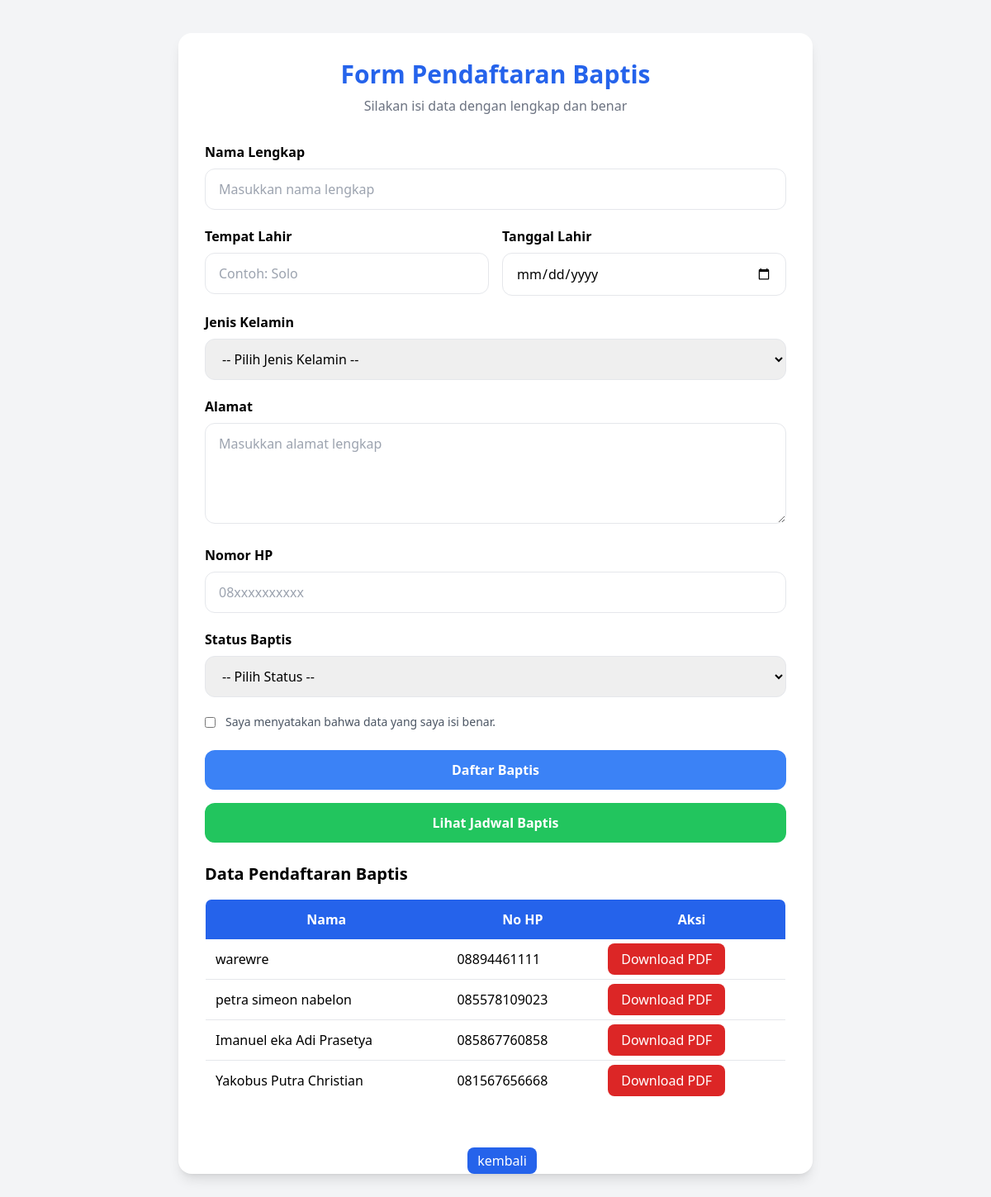
/baptis/ (signed in), run on the app's committed database.
### webgbt/models.py (models this page shows, shortened)
class Baptis(models.Model):
    JENIS_KELAMIN = (
        ('Laki-laki', 'Laki-laki'),
        ('Perempuan', 'Perempuan'),
    )
    STATUS = (
        ('draft', 'Draft'),
        ('diterima', 'Diterima'),
    )
    nama = models.CharField(max_length=100)
    tempat_lahir = models.CharField(max_length=100)
    tanggal_lahir = models.DateField()
    jenis_kelamin = models.CharField(
        max_length=20,
        choices=JENIS_KELAMIN
    )
    alamat = models.TextField()
    no_hp = models.CharField(max_length=15)
    jadwal_baptis = models.DateField(
        null=True,
        blank=True
    )
    lokasi_baptis = models.CharField(
        max_length=200,
        blank=True
    )
    created_at = models.DateTimeField(
        auto_now_add=True
    )
    status = models.CharField(
        max_length=20,
        choices=STATUS,
        default='draft'
    )

### webgbt/views.py (the view, shortened to what this page needs)
# urls.py: path('baptis/', views.baptis, name='baptis'),
@login_required(login_url='login')
def baptis(request):
    data = Baptis.objects.order_by('-id')
    return render(
        request,
        'baptis.html',
        {
            'data': data
        }
    )

### webgbt/templates/baptis.html (shortened to what this page needs)
<!DOCTYPE html>
<html lang="id">
<head>
    <script src="https://cdn.tailwindcss.com"></script>
</head>
<body class="bg-gray-100 py-10">
<div class="max-w-3xl mx-auto bg-white p-8 rounded-2xl shadow-lg">
    <h1 class="text-3xl font-bold text-center text-blue-600 mb-2">
        Form Pendaftaran Baptis
    </h1>
    <p class="text-center text-gray-500 mb-8">
        Silakan isi data dengan lengkap dan benar
    </p>
    <form method="POST" enctype="multipart/form-data">
        <div class="mb-5">
            <label class="block mb-2 font-semibold">
                Nama Lengkap
            </label>
            <input
                type="text"
                name="nama"
                placeholder="Masukkan nama lengkap"
                class="w-full border rounded-xl px-4 py-3 focus:outline-none focus:ring-2 focus:ring-blue-400"
                required>
        </div>
        <div class="grid md:grid-cols-2 gap-4 mb-5">
            <div>
                <label class="block mb-2 font-semibold">
                    Tempat Lahir
                </label>
                <input
                    type="text"
                    name="tempat_lahir"
                    placeholder="Contoh: Solo"
                    class="w-full border rounded-xl px-4 py-3 focus:outline-none focus:ring-2 focus:ring-blue-400"
                    required>
            </div>
            <div>
                <label class="block mb-2 font-semibold">
                    Tanggal Lahir
                </label>
                <input
                    type="date"
                    name="tanggal_lahir"
                    class="w-full border rounded-xl px-4 py-3 focus:outline-none focus:ring-2 focus:ring-blue-400"
                    required>
            </div>
        </div>
        <div class="mb-5">
            <label class="block mb-2 font-semibold">
                Jenis Kelamin
            </label>
            <select
                name="jenis_kelamin"
                class="w-full border rounded-xl px-4 py-3 focus:outline-none focus:ring-2 focus:ring-blue-400"
                required>
                <option value="">-- Pilih Jenis Kelamin --</option>
            </select>
        </div>
        <div class="mb-5">
            <label class="block mb-2 font-semibold">
                Alamat
            </label>
            <textarea
                name="alamat"
                rows="4"
                placeholder="Masukkan alamat lengkap"
                class="w-full border rounded-xl px-4 py-3 focus:outline-none focus:ring-2 focus:ring-blue-400"
                required></textarea>
        </div>
        <div class="mb-5">
            <label class="block mb-2 font-semibold">
                Nomor HP
            </label>
            <input
                type="text"
                name="no_hp"
                placeholder="08xxxxxxxxxx"
                class="w-full border rounded-xl px-4 py-3 focus:outline-none focus:ring-2 focus:ring-blue-400"
                required>
        </div>
        <div class="mb-5">
            <label class="block mb-2 font-semibold">
                Status Baptis
            </label>
            <select
                name="status_baptis"
                class="w-full border rounded-xl px-4 py-3 focus:outline-none focus:ring-2 focus:ring-blue-400"
                required>
                <option value="">-- Pilih Status --</option>
            </select>
        </div>
        <div class="mb-6 flex items-start gap-3">
            <input
                type="checkbox"
                required
                class="mt-1">
            <p class="text-sm text-gray-600">
                Saya menyatakan bahwa data yang saya isi benar.
            </p>
        </div>
<button
    type="submit"
    id="btnDraft"
    class="w-full bg-blue-500 hover:bg-blue-600 text-white font-semibold py-3 rounded-xl transition">
    Daftar Baptis
</button>
</form>
{% if data %}
<a href="{% url 'jadwal_baptis'%}"
   class="
   block w-full
   text-center
   mt-4
   bg-green-500 hover:bg-green-600
   text-white font-semibold
   py-3 rounded-xl transition">
    Lihat Jadwal Baptis
</a>
{% endif %}
{% if data %}
<div class="mt-6">
    <h2 class="text-xl font-bold mb-4">
        Data Pendaftaran Baptis
    </h2>
    <table class="w-full border rounded-lg overflow-hidden">
        <thead class="bg-blue-600 text-white">
            <tr>
                <th class="p-3">Nama</th>
                <th class="p-3">No HP</th>
                <th class="p-3">Aksi</th>
            </tr>
        </thead>
        <tbody>
        {% for peserta in data %}
            <tr class="border-b">
                <td class="p-3">
                    {{ peserta.nama }}
                </td>
                <td class="p-3">
                    {{ peserta.no_hp }}
                </td>
                <td class="p-3">
                    <a href="{% url 'download_baptis' peserta.id %}"
                       class="bg-red-600 hover:bg-red-700 text-white px-4 py-2 rounded-lg">
                        Download PDF
                    </a>
                </td>
            </tr>
        {% endfor %}
        </tbody>
    </table>
</div>
{% endif %}
</body>
<div class="flex justify-center mt-6">
	 <a href="{% url 'lihatbaptis' %}"  class="inline-flex items-center gap-5 bg-blue-600 text-white px-3 py-1 rounded-lg hover:bg-blue-500 transition translate-y-8 translate-x-2 "> kembali</a>
	 </div>
</html>

### data on the page
Baptis: nama "warewre", no_hp "08894461111"
Baptis: nama "petra simeon nabelon", no_hp "085578109023"
Baptis: nama "Imanuel eka Adi Prasetya", no_hp "085867760858"
Baptis: nama "Yakobus Putra Christian", no_hp "081567656668"
